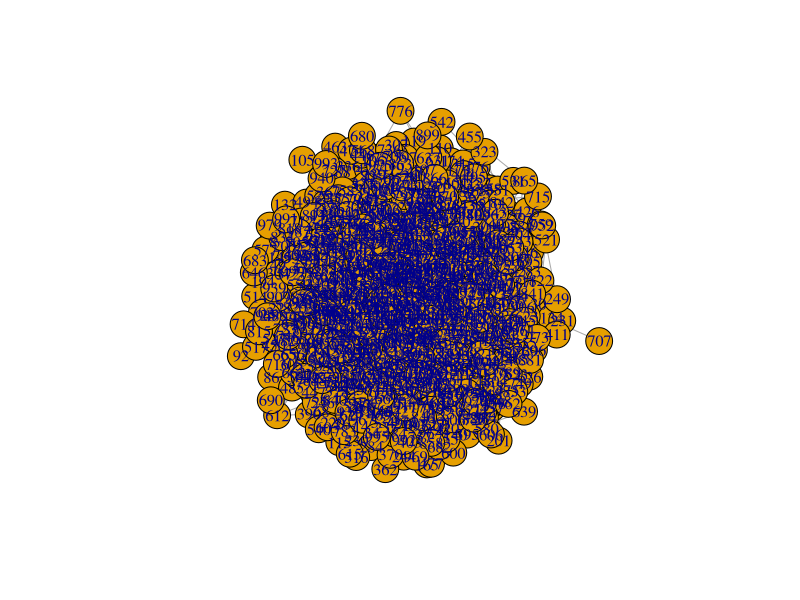
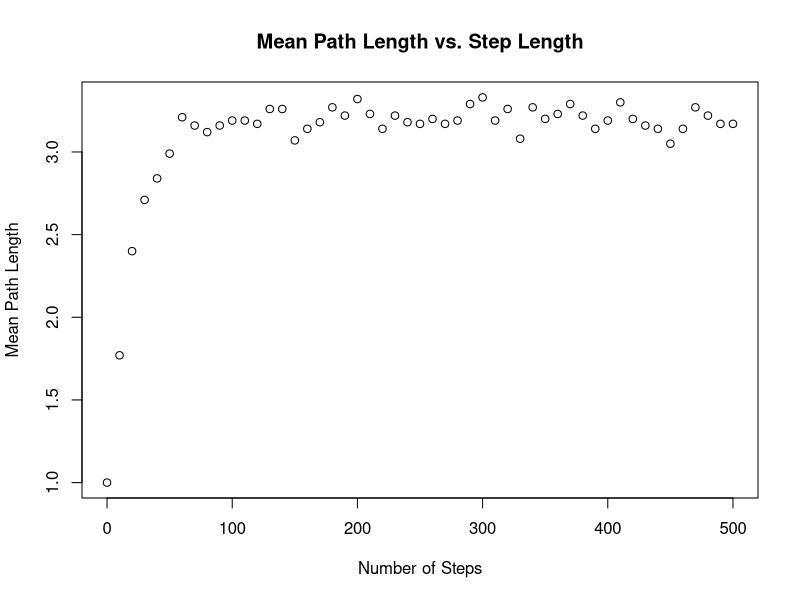
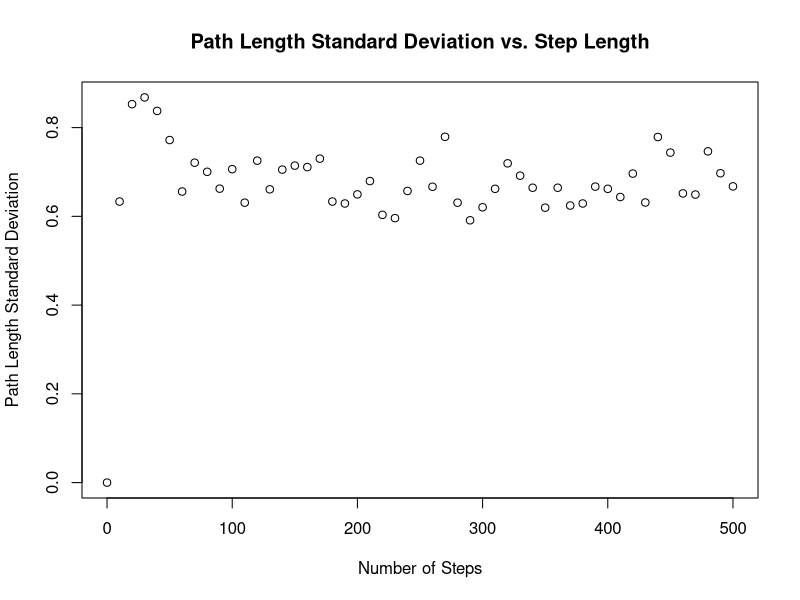

Write R code to recreate these figures, in order.
library(matrixStats)
library(igraph)

p = 0.01
numNodes = 1000
minSteps = 0
maxSteps = numNodes/2
stepInt = 10
numIter = 100

stepVec = seq(minSteps, maxSteps, stepInt)

g_1 <- sample_gnp(numNodes, p)

plot(g_1)
diameter(g_1)

pathLenVec = matrix(, nrow = length(stepVec), ncol = numIter)
  
for(i in 1:length(stepVec)) {
    for (j in 1:numIter) {
    # iterate through different numbers of steps between set values with interval stepInt
    startNode <- sample(1:numNodes, 1, replace=TRUE)  # select a random start node
    rw <- random_walk(g_1, startNode, i, mode = "out")
    # perform random walk and store vertices in rw
    pathLenVec[i,j] <- distances(g_1, v=rw[1], to=rw[length(rw)], mode = "out", weights = NULL)
    # get distance between starting point and ending point
    }
}

pathMeans <- rowMeans(pathLenVec)
pathSts <- rowSds(pathLenVec)

plot(stepVec, pathMeans, main="Mean Path Length vs. Step Length", xlab="Number of Steps", ylab="Mean Path Length")

plot(stepVec, pathSts, main="Path Length Standard Deviation vs. Step Length", xlab="Number of Steps", ylab="Path Length Standard Deviation")